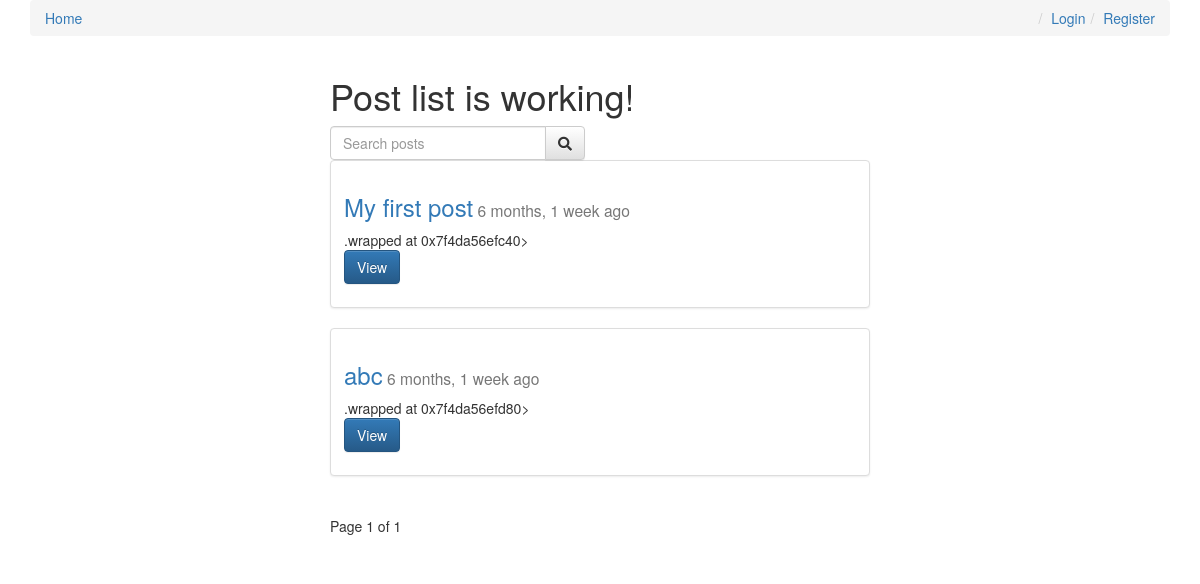
Before: /?page=2 with the older database file.
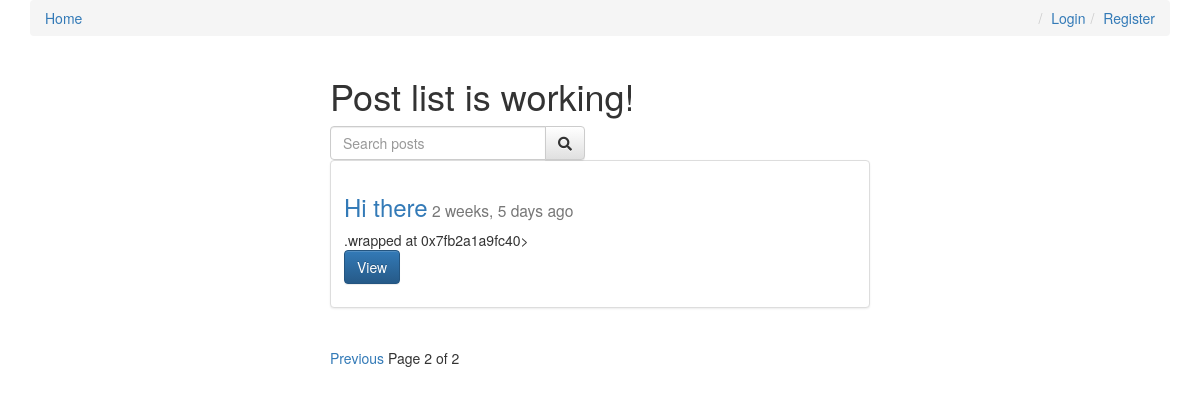
After: the same page with the newer database file.
### posts/models.py (models this page shows, shortened)
class Post(models.Model):
    user = models.ForeignKey(settings.AUTH_USER_MODEL, default=1, null=True, on_delete=models.SET_NULL)
    title = models.CharField(max_length=255)
    slug = models.SlugField(unique=True)
    image = models.ImageField(upload_to=upload_location,
            null=True,
            blank=True,
            width_field="width_field",
            height_field="height_field")
    height_field = models.IntegerField(default=0)
    width_field = models.IntegerField(default=0)
    content = models.TextField()
    draft = models.BooleanField(default=False)
    publish = models.DateField(auto_now=False, auto_now_add=False)
    read_time = models.IntegerField(default=0) # models.TimeField(null=True, blank=True)
    updated = models.DateTimeField(auto_now=True, auto_now_add=False)
    timestamp = models.DateTimeField(auto_now=False, auto_now_add=True)
    objects = PostManager()
    def get_absolute_url(self):
        return reverse("posts:detail", kwargs={"slug": self.slug})
    def get_markdown(self):
        content = self.content
        markdown_text = markdown(content)
        return mark_safe(markdown_text)

### posts/views.py (the view, shortened to what this page needs)
# urls.py: re_path(r'^$', post_list, name='list'),
def post_list(request):
    today = timezone.now().date()
    queryset_list = Post.objects.active() # filter(draft=False).filter(publish__lte=timezone.now()) #all().order_by("-timestamp")
    if request.user.is_staff or not request.user.is_superuser:
        queryset_list = Post.objects.all()
    query = request.GET.get("q")
    paginator = Paginator(queryset_list, 2)
    page_request_var = "page"
    page = request.GET.get(page_request_var)
    try:
        queryset = paginator.page(page)
    except PageNotAnInteger:
        queryset = paginator.page(1)
    except EmptyPage:
        queryset = paginator.page(paginator.num_pages)
    context = {
        "object_list": queryset,
        "title": "Post list is working!",
        "page_request_var": page_request_var,
        "today": today,
    }
    return render(request, "post_list.html", context)

### posts/models.py (called while the page is built)
    def active(self, *args, **kwargs):
        return super(PostManager, self).filter(draft=False).filter(publish__lte=timezone.now())

### templates/post_list.html (shortened to what this page needs)
{% extends "base.html" %}
{% block content %}
<div class="col-sm-6 col-sm-offset-3">
  <h1>{{ title }}</h1>
  <form class="row" method="GET" action="">
    <div class="col-sm-6">
      <div class="input-group">
        <input class="form-control" type="text" name="q" placeholder="Search posts" value="{{ request.GET.q }}">
        <span class="input-group-btn">
          <button class="btn btn-default" type="submit"><i class="fa fa-search"></i></button>
        </span>
    </div>
  </div>
  </form>
  {% for obj in object_list %}
    <div class="row">
      <div class="col-sm-12">
        <div class="thumbnail">
          <div class="caption post-detail-item">
            <h3>
              <a href='{{ obj.get_absolute_url }}'>{{ obj.title }}</a><small> {{ obj.publish | timesince }} ago</small>
            </h3>
            {{ obj.get_markdown|safe }}
            <p><a href="{{ obj.get_absolute_url }}" class="btn btn-primary" role="button">View</a></p>
          </div>
        </div>
      </div>
    </div>
  {% endfor %}
  <div class="pagination">
    <span class="step-links">
      {% if object_list.has_previous %}
        <a href="?{{ page_request_var }}={{ object_list.previous_page_number }}{% if request.GET.q %}&q={{ request.GET.q }}{% endif %}">Previous</a>
      {% endif %}
      <span class="current">
        Page {{ object_list.number }} of {{ object_list.paginator.num_pages }}
      </span>
    </span>
  </div>
</div>
{% endblock content %}

Changed rows visible on the page:
no longer on this page (row unchanged): Post: title "My first post", publish "6 months, 1 week", get_markdown ".wrapped at 0x7f4da56efc40>"
no longer on this page (row unchanged): Post: title "abc", publish "6 months, 1 week", get_markdown ".wrapped at 0x7f4da56efd80>"
added Post: title "Hi there", publish "2 weeks, 5 days", get_markdown ".wrapped at 0x7fb2a1a9fc40>"
Other visible differences:
{{ object_list.number }}: "1" → "2"
{{ object_list.paginator.num_pages }}: "1" → "2"
text now shown: "Previous"
